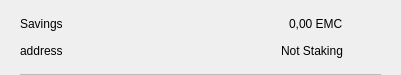
<?xml version="1.0" encoding="UTF-8"?>
<ui version="4.0">
 <class>CSRow</class>
 <widget class="QWidget" name="CSRow">
  <property name="geometry">
   <rect>
    <x>0</x>
    <y>0</y>
    <width>401</width>
    <height>75</height>
   </rect>
  </property>
  <property name="windowTitle">
   <string>Form</string>
  </property>
  <layout class="QVBoxLayout" name="verticalLayout">
   <property name="spacing">
    <number>0</number>
   </property>
   <property name="leftMargin">
    <number>20</number>
   </property>
   <property name="topMargin">
    <number>10</number>
   </property>
   <property name="rightMargin">
    <number>20</number>
   </property>
   <property name="bottomMargin">
    <number>0</number>
   </property>
   <item>
    <widget class="QWidget" name="info" native="true">
     <property name="minimumSize">
      <size>
       <width>0</width>
       <height>0</height>
      </size>
     </property>
     <layout class="QHBoxLayout" name="horizontalLayout_3">
      <property name="leftMargin">
       <number>0</number>
      </property>
      <property name="topMargin">
       <number>0</number>
      </property>
      <property name="rightMargin">
       <number>0</number>
      </property>
      <property name="bottomMargin">
       <number>10</number>
      </property>
      <item>
       <widget class="QWidget" name="container" native="true">
        <property name="minimumSize">
         <size>
          <width>0</width>
          <height>0</height>
         </size>
        </property>
        <layout class="QVBoxLayout" name="verticalLayout_2">
         <property name="spacing">
          <number>0</number>
         </property>
         <property name="leftMargin">
          <number>0</number>
         </property>
         <property name="topMargin">
          <number>0</number>
         </property>
         <property name="rightMargin">
          <number>0</number>
         </property>
         <property name="bottomMargin">
          <number>0</number>
         </property>
         <item>
          <layout class="QHBoxLayout" name="horizontalLayout">
           <item>
            <widget class="QLabel" name="labelName">
             <property name="toolTip">
              <string notr="true"/>
             </property>
             <property name="text">
              <string>Savings</string>
             </property>
            </widget>
           </item>
           <item>
            <spacer name="horizontalSpacer">
             <property name="orientation">
              <enum>Qt::Horizontal</enum>
             </property>
             <property name="sizeHint" stdset="0">
              <size>
               <width>40</width>
               <height>20</height>
              </size>
             </property>
            </spacer>
           </item>
           <item>
            <widget class="QLabel" name="labelAmount">
             <property name="text">
              <string>0,00 EMC</string>
             </property>
            </widget>
           </item>
          </layout>
         </item>
         <item>
          <layout class="QHBoxLayout" name="horizontalLayout_2">
           <item>
            <widget class="QLabel" name="labelAddress">
             <property name="toolTip">
              <string notr="true"/>
             </property>
             <property name="text">
              <string>address</string>
             </property>
            </widget>
           </item>
           <item>
            <spacer name="horizontalSpacer_2">
             <property name="orientation">
              <enum>Qt::Horizontal</enum>
             </property>
             <property name="sizeHint" stdset="0">
              <size>
               <width>40</width>
               <height>20</height>
              </size>
             </property>
            </spacer>
           </item>
           <item>
            <widget class="QLabel" name="labelStaking">
             <property name="text">
              <string>Not Staking</string>
             </property>
            </widget>
           </item>
          </layout>
         </item>
        </layout>
       </widget>
      </item>
      <item alignment="Qt::AlignHCenter|Qt::AlignVCenter">
       <widget class="QPushButton" name="pushButtonMenu">
        <property name="minimumSize">
         <size>
          <width>24</width>
          <height>24</height>
         </size>
        </property>
        <property name="maximumSize">
         <size>
          <width>32</width>
          <height>32</height>
         </size>
        </property>
        <property name="focusPolicy">
         <enum>Qt::NoFocus</enum>
        </property>
        <property name="styleSheet">
         <string notr="true">border:none; background-color:transparent;</string>
        </property>
        <property name="text">
         <string/>
        </property>
        <property name="icon">
         <iconset>
          <normaloff>://ic-menu-hover</normaloff>://ic-menu-hover</iconset>
        </property>
        <property name="iconSize">
         <size>
          <width>24</width>
          <height>24</height>
         </size>
        </property>
       </widget>
      </item>
     </layout>
    </widget>
   </item>
   <item>
    <widget class="QLabel" name="lblDivisory">
     <property name="minimumSize">
      <size>
       <width>0</width>
       <height>1</height>
      </size>
     </property>
     <property name="maximumSize">
      <size>
       <width>16777215</width>
       <height>1</height>
      </size>
     </property>
     <property name="styleSheet">
      <string notr="true">background-color:#bababa;</string>
     </property>
     <property name="text">
      <string/>
     </property>
     <property name="alignment">
      <set>Qt::AlignBottom|Qt::AlignLeading|Qt::AlignLeft</set>
     </property>
    </widget>
   </item>
  </layout>
 </widget>
 <resources/>
 <connections/>
</ui>
